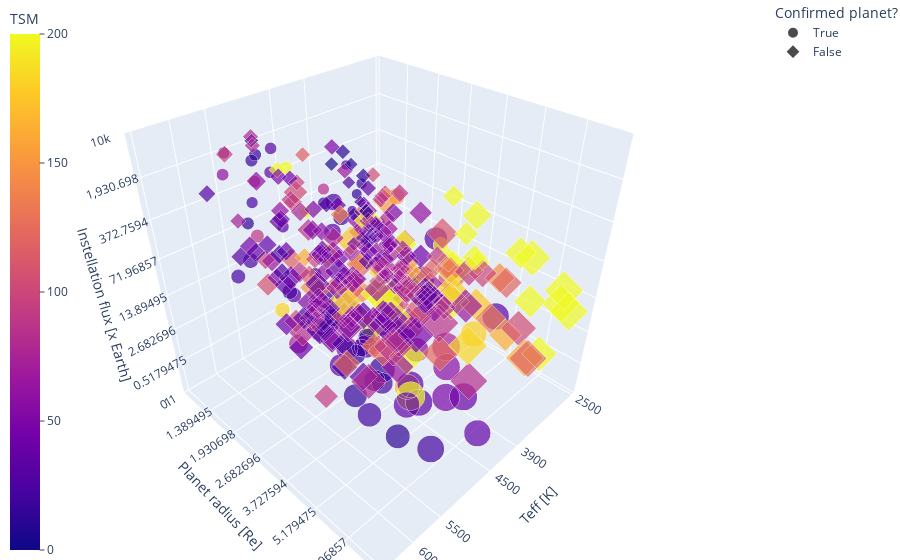

The code cell stored with this chart in its notebook:
### Code cell
fig2 = px.scatter_3d(
    df2, 
    x='Effective Temperature Value', 
    y='Planet Radius Value', 
    log_y=True,
    z='Effective Stellar Flux Value', 
    log_z=True,
    color='TSM',
    symbol='KP_flag', 
    size='Planet Radius Value', 
    size_max=30, opacity=0.7, 
    range_y=[1, 10], range_z=[0.1, 1e4], range_color=[0,200], 
    labels={'Effective Temperature Value':"Teff [K]", 'Orbital Period Value':'Orbital period [d]', 'TSM':'TSM', 'Effective Stellar Flux Value':'Instellation flux [x Earth]', 'X_priority':'Bin rank', "Planet Radius Value":"Planet radius [Re]", 'KP_flag':"Confirmed planet?"}, 
    custom_data=['Full TOI ID', 'Planet Radius Value', 'Orbital Period Value', 'Effective Temperature Value', 'Effective Stellar Flux Value', 'TSM', 'X_priority', 'V mag'])

# Update the grid lines to reflect the binning used.
rad_bins = 10**(np.linspace(0,1,8))
rad_bins[-1] = 11.2 #want to include up to Jupiter radius
fpl_bins = 10**(np.linspace(-1,4,8))
tef_bins = np.array([2500,3900,4500,5500,6000,6500])

fig2.update_layout(
    margin = dict(l=0, r=0, b=0, t=0), 
    scene = dict(
        xaxis = dict(tickvals = tef_bins),
        yaxis = dict(tickvals = rad_bins),
        zaxis = dict(tickvals = fpl_bins)
    )
)

# Information to display when you hover over a point.
fig2.update_traces(
    hovertemplate="<br>".join([
        "Name: %{customdata[0]}",
        "Bin rank: %{customdata[6]}",
        "Rp: %{customdata[1]:.2f} Re",
        "Teff: %{customdata[3]:.0f} K",
        "Sinc: %{customdata[4]:.0f} Se",
        "P: %{customdata[2]:.1f} d",
        "TSM: %{customdata[5]:.0f}",
        "V mag: %{customdata[7]:.1f}"
    ])
)

# Move colorbar to left side
fig2.update_layout(coloraxis_colorbar=dict(yanchor="top", y=1, x=0,
                                          ticks="outside"))

### Figure 1 — Plotly figure (JSON) as saved in the notebook; plotly's stock layout.template omitted (floating-point values rounded to 4 significant figures; data arrays with more than 128 entries replaced by an {"elided": "..."} marker saying what was removed)
{"data": [{"customdata": {"elided": "93x8 mixed values"}, "hovertemplate": "Name: %{customdata[0]}<br>Bin rank: %{customdata[6]}<br>Rp: %{customdata[1]:.2f} Re<br>Teff: %{customdata[3]:.0f} K<br>Sinc: %{customdata[4]:.0f} Se<br>P: %{customdata[2]:.1f} d<br>TSM: %{customdata[5]:.0f}<br>V mag: %{customdata[7]:.1f}", "legendgroup": "True", "marker": {"color": [15.21, 150.6, 21.18, 23.64, 36.33, 21.09, 39.15, 164.1, 71.03, 88.33, 12.71, 23.21, 21.1, 15.25, 181.8, 30.61, 58.48, 53.61, 16.68, 13.25, 20.92, 98.62, 62.81, 40.52, 32.13, 31.7, 55.78, 91.73, 12.86, 230.5, 56.04, 193.0, 292.0, 58.13, 21.38, 17.59, 31.96, 11.33, 26.82, 14.65, 83.55, 82.56, 14.5, 56.97, 13.39, 630.1, 13.59, 21.12, 20.13, 34.11, 19.89, 29.96, 229.2, 33.25, 26.03, 18.89, 16.67, 17.57, 179.6, 114.1, 36.22, 321.4, 30.97, 71.83, 13.94, 267.2, 25.48, 36.57, 30.23, 23.76, 47.39, 13.52, 12.44, 103.3, 27.92, 43.23, 88.66, 33.48, 33.86, 22.18, 74.49, 135.8, 310.4, 129.8, 48.21, 14.6, 30.18, 67.5, 77.88, 15.8, 192.6, 142.8, 12.74], "coloraxis": "coloraxis", "opacity": 0.7, "size": [1.127, 3.3, 3.444, 2.44, 8.449, 8.8, 9.158, 7.5, 10.58, 10.42, 7.04, 5.3, 6.85, 6.56, 2.608, 1.64, 1.727, 2.61, 1.82, 1.872, 1.056, 6.882, 5.4, 3.89, 6.277, 8.73, 5.76, 1.7, 5.34, 7.062, 6.98, 4.72, 1.602, 1.745, 2.73, 2.149, 8.575, 2.63, 1.35, 1.75, 1.577, 10.05, 5.2, 8.676, 1.82, 2.847, 3.319, 3.18, 1.193, 8.29, 2.78, 2.67, 9.718, 1.613, 1.282, 10.71, 8.059, 1.332, 8.097, 7.398, 8.08, 11.2, 1.13, 5.217, 1.81, 1.91, 2.748, 3.42, 6.389, 1.589, 2.93, 2.72, 3.84, 4.7, 4.88, 1.086, 2.16, 1.681, 6.14, 7.656, 9.528, 11.19, 4.57, 5.05, 9.11, 1.264, 1.7, 2.926, 4.35, 5.02, 4.36, 4.71, 10.09], "sizemode": "area", "sizeref": 0.01244, "symbol": "circle"}, "mode": "markers", "name": "True", "scene": "scene", "showlegend": true, "type": "scatter3d", "x": [2559, 4285, 5374.0, 6327, 4450, 5498, 5050, 5625, 4390, 4400, 5636, 5384, 6050, 6182, 5850, 5125, 3216, 4640, 5617, 4826.0, 2559, 5732, 5625, 5212, 4881, 5732, 6069, 5528, 5529, 6050, 5345, 5443, 4699, 5978, 4285, 4826.0, 4405, 5725, 3412, 4503, 4340, 4444, 6172, 5282, 5775, 3026, 4833.0, 5143, 3458, 5774, 3914, 5690, 6089, 5838, 3216, 5150, 6150, 3331, 4656.0, 5576, 5774, 4143, 3270, 6270, 5552, 5196, 6270, 5397, 5970, 5520, 4285, 3914, 5620, 3950, 5939, 2559, 5863, 5275, 6263, 5500, 5537, 3724, 3600, 3980, 5370, 3347, 5245, 4600, 6327, 5731, 4780, 5527, 5260], "y": [1.127, 3.3, 3.444, 2.44, 8.449, 8.8, 9.158, 7.5, 10.58, 10.42, 7.04, 5.3, 6.85, 6.56, 2.608, 1.64, 1.727, 2.61, 1.82, 1.872, 1.056, 6.882, 5.4, 3.89, 6.277, 8.73, 5.76, 1.7, 5.34, 7.062, 6.98, 4.72, 1.602, 1.745, 2.73, 2.149, 8.575, 2.63, 1.35, 1.75, 1.577, 10.05, 5.2, 8.676, 1.82, 2.847, 3.319, 3.18, 1.193, 8.29, 2.78, 2.67, 9.718, 1.613, 1.282, 10.71, 8.059, 1.332, 8.097, 7.398, 8.08, 11.2, 1.13, 5.217, 1.81, 1.91, 2.748, 3.42, 6.389, 1.589, 2.93, 2.72, 3.84, 4.7, 4.88, 1.086, 2.16, 1.681, 6.14, 7.656, 9.528, 11.19, 4.57, 5.05, 9.11, 1.264, 1.7, 2.926, 4.35, 5.02, 4.36, 4.71, 10.09], "z": [0.258, 879.5, 2478.0, 240, 0.3553, 1.962, 9.965, 23.4, 75.18, 598.6, 2.002, 5.244, 11.78, 29.7, 36, 160.3, 0.503, 5.443, 4293, 17.83, 2.27, 464.7, 60.1, 7.42, 1356, 25.4, 105.4, 1625, 8.035, 440, 51.92, 3014.0, 176.2, 3424.0, 9.581, 8.952, 80.45, 67, 12.4, 248, 315, 85.48, 338.3, 45.7, 488.6, 18.29, 4.198, 950.9, 233.3, 48.23, 7.6, 57.52, 98.09, 5625.0, 6.16, 574.5, 157.5, 106, 49.58, 233.5, 18.9, 77.5, 19.33, 210.2, 4895, 2416.0, 543.0, 860, 132.3, 633, 13.95, 4.82, 54.1, 42.22, 170.5, 4.25, 476.8, 1762.0, 94.33, 1212, 213.4, 42.9, 36.0, 57.78, 17.91, 59.4, 4228.0, 412, 83, 30.04, 100.8, 223.1, 366.8]}, {"customdata": {"elided": "253x8 mixed values"}, "hovertemplate": "Name: %{customdata[0]}<br>Bin rank: %{customdata[6]}<br>Rp: %{customdata[1]:.2f} Re<br>Teff: %{customdata[3]:.0f} K<br>Sinc: %{customdata[4]:.0f} Se<br>P: %{customdata[2]:.1f} d<br>TSM: %{customdata[5]:.0f}<br>V mag: %{customdata[7]:.1f}", "legendgroup": "False", "marker": {"color": {"elided": "253 float values"}, "coloraxis": "coloraxis", "opacity": 0.7, "size": {"elided": "253 float values"}, "sizemode": "area", "sizeref": 0.01244, "symbol": "diamond"}, "mode": "markers", "name": "False", "scene": "scene", "showlegend": true, "type": "scatter3d", "x": {"elided": "253 float values"}, "y": {"elided": "253 float values"}, "z": {"elided": "253 float values"}}], "layout": {"coloraxis": {"cmax": 200, "cmin": 0, "colorbar": {"ticks": "outside", "title": {"text": "TSM"}, "x": 0, "y": 1, "yanchor": "top"}, "colorscale": [[0, "#0d0887"], [0.1111, "#46039f"], [0.2222, "#7201a8"], [0.3333, "#9c179e"], [0.4444, "#bd3786"], [0.5556, "#d8576b"], [0.6667, "#ed7953"], [0.7778, "#fb9f3a"], [0.8889, "#fdca26"], [1, "#f0f921"]]}, "legend": {"itemsizing": "constant", "title": {"text": "Confirmed planet?"}, "tracegroupgap": 0}, "margin": {"b": 0, "l": 0, "r": 0, "t": 0}, "scene": {"domain": {"x": [0, 1], "y": [0, 1]}, "xaxis": {"tickvals": [2500, 3900, 4500, 5500, 6000, 6500], "title": {"text": "Teff [K]"}}, "yaxis": {"range": [0, 1], "tickvals": [1, 1.389, 1.931, 2.683, 3.728, 5.179, 7.197, 11.2], "title": {"text": "Planet radius [Re]"}, "type": "log"}, "zaxis": {"range": [-1.0, 4], "tickvals": [0.1, 0.5179, 2.683, 13.89, 71.97, 372.8, 1931.0, 10000], "title": {"text": "Instellation flux [x Earth]"}, "type": "log"}}}}
